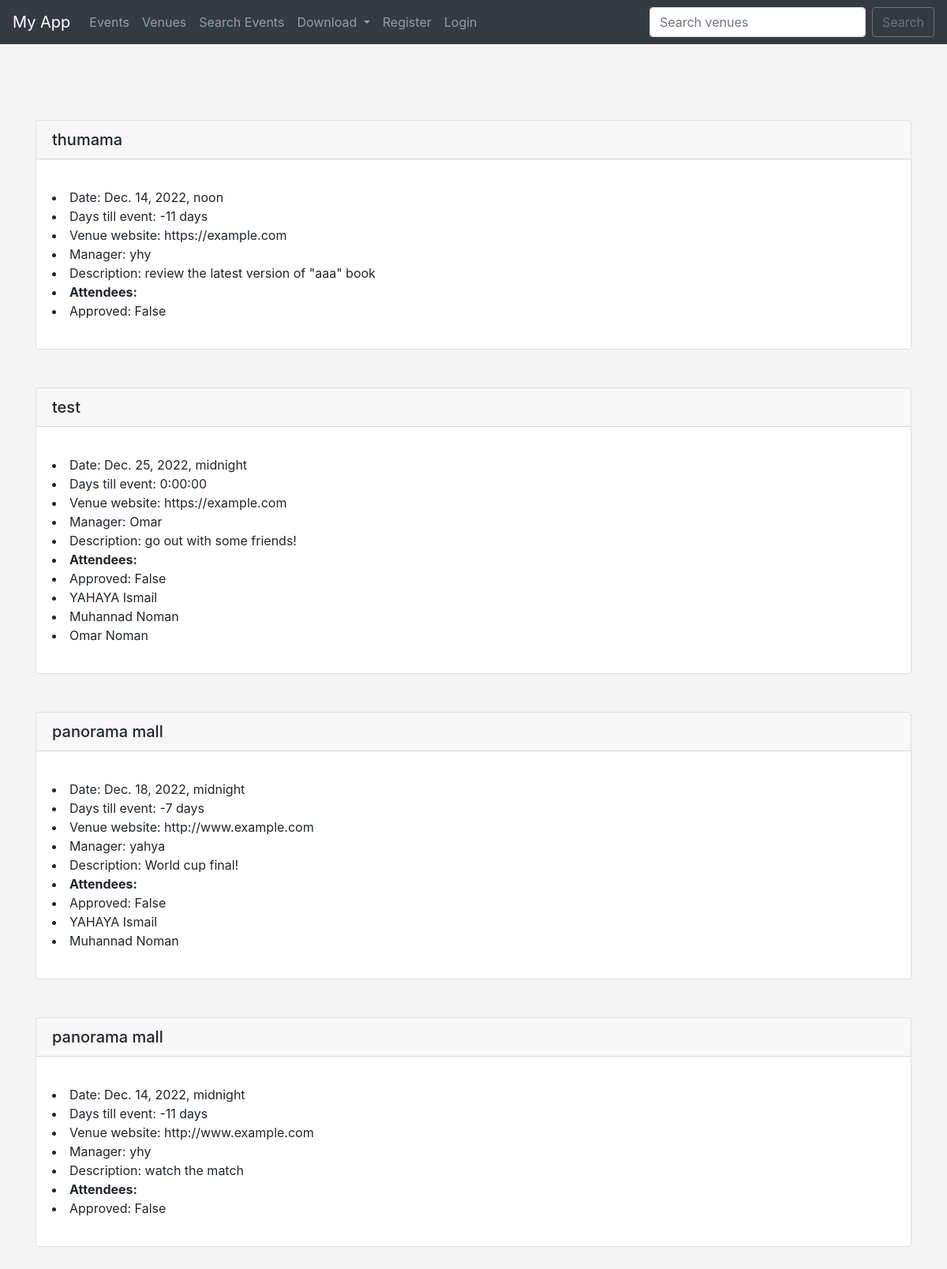
The app's page /events with its own data.
### event/models.py (models this page shows, shortened)
class Event(models.Model):
    name = models.CharField('Event name', max_length=120)
    date = models.DateTimeField()
    event = models.ForeignKey(Venue, blank=True, null=True, on_delete=models.CASCADE)
    manager = models.ForeignKey(User, blank=True, null=True, on_delete=models.SET_NULL)
    description = models.TextField(blank=True)
    attendees = models.ManyToManyField(myuser, blank=True)
    approved = models.BooleanField('Aprroved', default=False)
    @property
    def Days_till(self):
        today = date.today()
        days_till = self.date.date() - today
        days_till_stripped = str(days_till).split(",", 1)[0]
        return days_till_stripped

class Venue(models.Model):
    name = models.CharField('name',  max_length=120)
    address = models.CharField('address',  max_length=120)
    phone = models.CharField('phone',  max_length=120, blank=True)  # blank=True means the field is not mandatory.
    website = models.URLField('website',  max_length=120, blank=True)
    email = models.EmailField('email',  max_length=120, blank=True)
    owner = models.IntegerField("Venue Owner", blank=False, default=1)
    venue_image = models.ImageField(null=True, blank=True, upload_to="images/")
    def __str__(self):
        return self.name

class myuser(models.Model):
    first_name = models.CharField('First name',  max_length=120)
    last_name = models.CharField('Last name',  max_length=120)
    def __str__(self):
        return self.first_name + ' ' + self.last_name

### event/views.py (the view)
# urls.py: path('events', views.all_events, name="list_events"),
def all_events(request):
    event_list = Event.objects.all().order_by('-name')
    return render(request, 'event/event_list.html',
    {'event_list': event_list})

### event/templates/event/event_list.html (shortened to what this page needs)
{% extends 'event/base.html' %}
{% block content %}
{% for event in event_list %}
<div class="card">
    <h5 class="card-header">{{ event.event }}</h5>
    <div class="card-body">
      <p class="card-text">
            <li> Date: {{ event.date }}</li>
            <li>Days till event: {{ event.Days_till }} </li>
            <li>Venue website: {{ event.event.website }}</li>
            <li> Manager: {{ event.manager }}</li>
            <li> Description: {{ event.description }}</li>
            <li> <strong>Attendees:</strong>
            <li>Approved: {{ event.approved }}</li>
            {% for user in event.attendees.all %}
            <li>{{ user }} </li>
            {% endfor %}
      </p>
    </div>
  </div>
<br><br>
{% endfor %}
{% endblock  %}

### event/templates/event/base.html (style rules this page uses)
body { background: #f4f4f4; }

### records on screen
Event: event "thumama", date "Dec. 14, 2022, noon", Days_till "-11 days", event.website "https://example.com", manager "yhy", description "review the latest version of \"aaa\" book", approved "False"
Event: event "test", date "Dec. 25, 2022, midnight", Days_till "0:00:00", event.website "https://example.com", manager "Omar", description "go out with some friends!", approved "False"
myuser: first_name+last_name "YAHAYA Ismail"
myuser: first_name+last_name "Muhannad Noman"
myuser: first_name+last_name "Omar Noman"
Event: event "panorama mall", date "Dec. 18, 2022, midnight", Days_till "-7 days", event.website "http://www.example.com", manager "yahya", description "World cup final!", approved "False"
Event: event "panorama mall", date "Dec. 14, 2022, midnight", Days_till "-11 days", event.website "http://www.example.com", manager "yhy", description "watch the match", approved "False"
